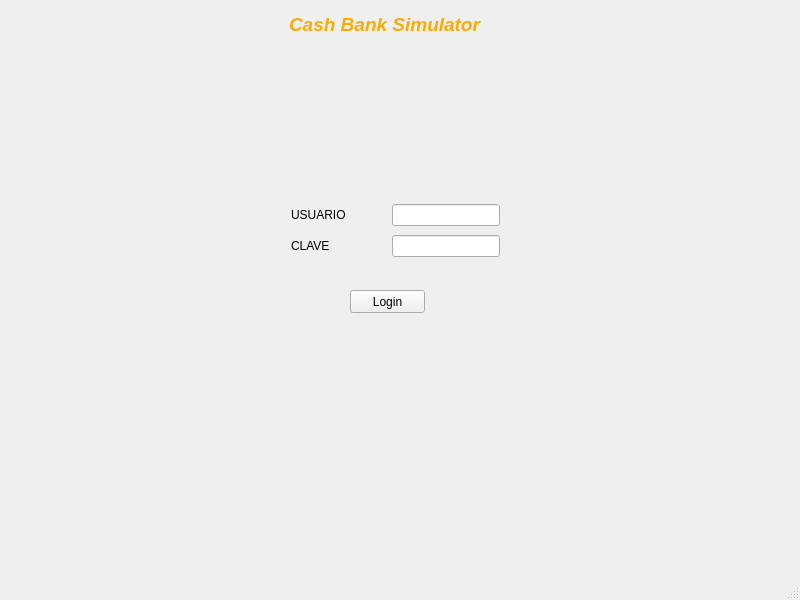
<?xml version="1.0" encoding="UTF-8"?>
<ui version="4.0">
 <class>MainWindow</class>
 <widget class="QMainWindow" name="MainWindow">
  <property name="geometry">
   <rect>
    <x>0</x>
    <y>0</y>
    <width>800</width>
    <height>600</height>
   </rect>
  </property>
  <property name="minimumSize">
   <size>
    <width>800</width>
    <height>600</height>
   </size>
  </property>
  <property name="maximumSize">
   <size>
    <width>800</width>
    <height>600</height>
   </size>
  </property>
  <property name="windowTitle">
   <string>MainWindow</string>
  </property>
  <widget class="QWidget" name="centralWidget">
   <property name="minimumSize">
    <size>
     <width>0</width>
     <height>0</height>
    </size>
   </property>
   <property name="maximumSize">
    <size>
     <width>800</width>
     <height>580</height>
    </size>
   </property>
   <widget class="QLabel" name="label">
    <property name="geometry">
     <rect>
      <x>80</x>
      <y>10</y>
      <width>609</width>
      <height>29</height>
     </rect>
    </property>
    <property name="text">
     <string>&lt;html&gt;&lt;head/&gt;&lt;body&gt;&lt;p align=&quot;center&quot;&gt;&lt;span style=&quot; font-size:14pt; font-weight:600; font-style:italic; color:#ffaa00;&quot;&gt;Cash Bank Simulator&lt;/span&gt;&lt;/p&gt;&lt;/body&gt;&lt;/html&gt;</string>
    </property>
   </widget>
   <widget class="QPushButton" name="pushButton">
    <property name="geometry">
     <rect>
      <x>350</x>
      <y>290</y>
      <width>75</width>
      <height>23</height>
     </rect>
    </property>
    <property name="text">
     <string>Login</string>
    </property>
   </widget>
   <widget class="QWidget" name="layoutWidget">
    <property name="geometry">
     <rect>
      <x>280</x>
      <y>190</y>
      <width>231</width>
      <height>81</height>
     </rect>
    </property>
    <layout class="QVBoxLayout" name="verticalLayout">
     <item>
      <layout class="QHBoxLayout" name="horizontalLayout">
       <item>
        <widget class="QLabel" name="label_2">
         <property name="text">
          <string>USUARIO</string>
         </property>
         <property name="buddy">
          <cstring>lineEdit_username</cstring>
         </property>
        </widget>
       </item>
       <item>
        <spacer name="horizontalSpacer">
         <property name="orientation">
          <enum>Qt::Horizontal</enum>
         </property>
         <property name="sizeType">
          <enum>QSizePolicy::Expanding</enum>
         </property>
         <property name="sizeHint" stdset="0">
          <size>
           <width>30</width>
           <height>20</height>
          </size>
         </property>
        </spacer>
       </item>
       <item>
        <widget class="QLineEdit" name="lineEdit_username"/>
       </item>
      </layout>
     </item>
     <item>
      <layout class="QHBoxLayout" name="horizontalLayout_2">
       <item>
        <widget class="QLabel" name="label_3">
         <property name="text">
          <string>CLAVE</string>
         </property>
         <property name="buddy">
          <cstring>lineEdit_password</cstring>
         </property>
        </widget>
       </item>
       <item>
        <spacer name="horizontalSpacer_2">
         <property name="orientation">
          <enum>Qt::Horizontal</enum>
         </property>
         <property name="sizeType">
          <enum>QSizePolicy::Expanding</enum>
         </property>
         <property name="sizeHint" stdset="0">
          <size>
           <width>40</width>
           <height>20</height>
          </size>
         </property>
        </spacer>
       </item>
       <item>
        <widget class="QLineEdit" name="lineEdit_password">
         <property name="echoMode">
          <enum>QLineEdit::Password</enum>
         </property>
        </widget>
       </item>
      </layout>
     </item>
    </layout>
   </widget>
  </widget>
  <widget class="QStatusBar" name="statusBar"/>
 </widget>
 <layoutdefault spacing="6" margin="11"/>
 <tabstops>
  <tabstop>lineEdit_username</tabstop>
  <tabstop>lineEdit_password</tabstop>
  <tabstop>pushButton</tabstop>
 </tabstops>
 <resources/>
 <connections/>
</ui>
